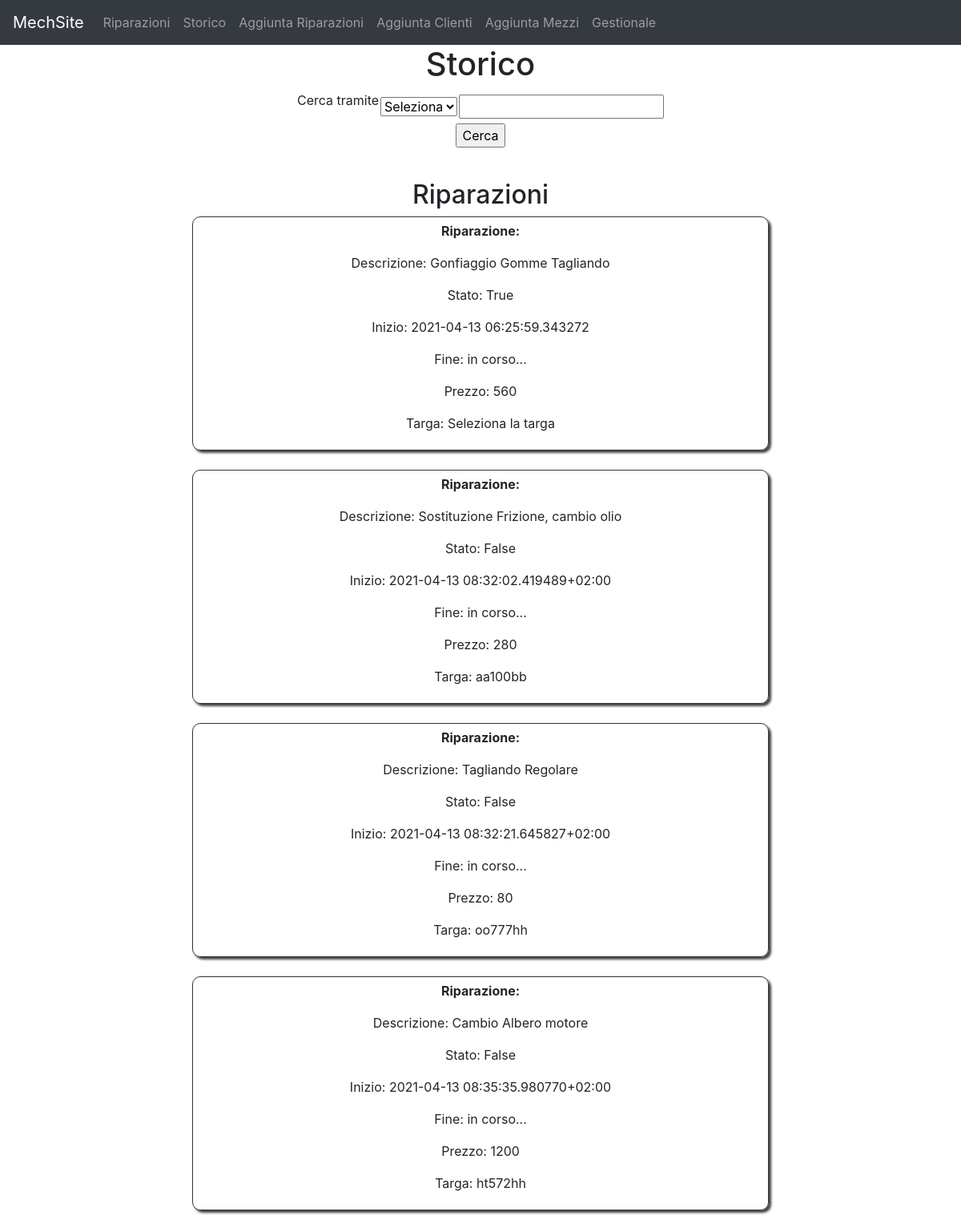
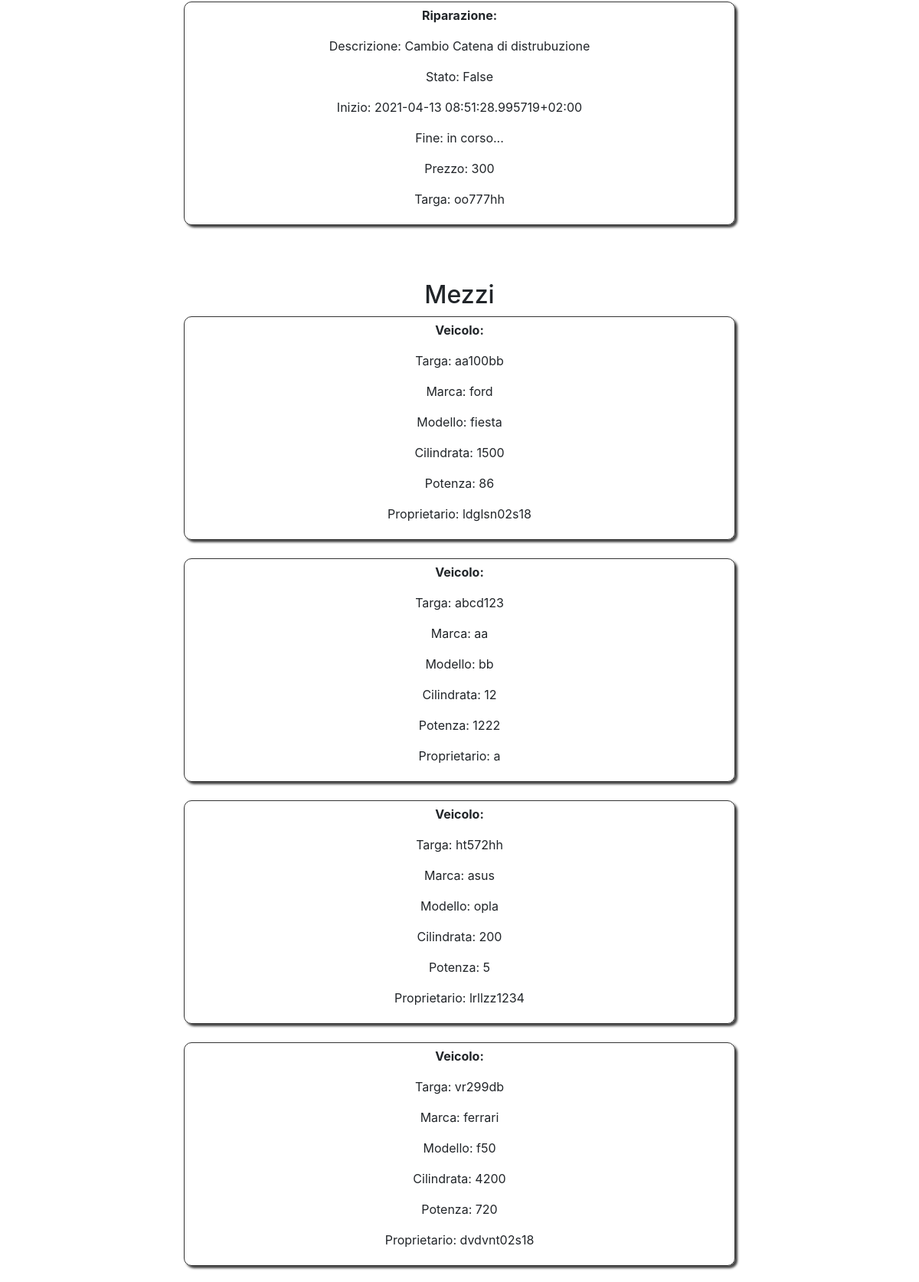
The page /storico (signed in, upper part) on the database its author committed (2 pictures, top to bottom).
### __init__.py (models this page shows, shortened)
class Riparazioni(db.Model):
    _id = db.Column("id", db.Integer, primary_key=True)
    stato = db.Column("stato", db.Boolean, default=False)
    inizio = db.Column("inizio", db.String(30))
    fine = db.Column("fine", db.String(30))
    prezzo = db.Column("prezzo", db.String(10))
    descrizione = db.Column("descrizione", db.String(50))
    targamezzo = db.Column("targamezzo", db.String(20), db.ForeignKey('mezzi.targa'), nullable=False)

class Mezzi(db.Model):
    targa = db.Column("targa", db.String(10), primary_key=True)
    marca = db.Column("marca", db.String(30))
    modello = db.Column("modello", db.String(30))
    cilindrata = db.Column("cilindrata", db.String(10))
    potenza = db.Column("potenza", db.String(10))
    cfcliente = db.Column("cfcliente", db.String(20), db.ForeignKey('clienti.cf'), nullable=False)
    riparazione = db.relationship("Riparazioni", backref="mezzi", lazy=True)

### __init__.py (the view)
@app.route("/storico", methods=["GET", "POST"])
def storico():
    if "pass" in session:
        if request.method=="POST":
            scelta = request.form["scelta"]
            if scelta=="CF":
                cfin = request.form["ricerca"]
                lista=Mezzi.query.filter_by(cfcliente=cfin).all()
                lista2 = Riparazioni.query.join(Mezzi, Riparazioni.targamezzo==Mezzi.targa).join(Clienti, Mezzi.cfcliente==Clienti.cf).filter_by(cf=cfin).all()
                return render_template("storico.html", controllo=1, listariparazioni=lista2, listamacchine=lista)
            elif scelta=="Targa":
                targain=request.form["ricerca"]
                lista=Clienti.query.join(Mezzi, Clienti.cf==Mezzi.cfcliente).filter_by(targa=targain).all()
                lista2 = Riparazioni.query.filter_by(targamezzo=targain).all()
                return render_template("storico.html", controllo=2, listariparazioni=lista2, listaproprietari=lista)
            else:
                return render_template("storico.html", frase="record non trovati")
        else:
            lista1 = Clienti.query.all()
            lista2 = Mezzi.query.all()
            lista3 = Riparazioni.query.all()
            return render_template("storico.html", controllo=0, listariparazioni=lista3, listamezzi=lista2, listaclienti=lista1)
    else:
        return redirect(url_for("home"))

### templates/storico.html (shortened to what this page needs)
{% extends "template.html" %}
{% block pagecontent %}
<center>
<h1>Storico</h1>
<form class="" action="" method="POST">
  <table>
    <tr>
    <td><p>Cerca tramite</p></td>
    <td><select name="scelta" class="form-select" id="inputGroupSelect01">
    <option selected>Seleziona</option>
    </select></td>
    <td><input type="text" name="ricerca" value=""></td>
    </tr>
    </table>
    <input type="submit" name="sub" value="Cerca">
</form>
<br>
{% if controllo==0%}
<h2>Riparazioni</h2>
{% for item in listariparazioni %}
<div class="shadowbox-center">
<p><b>Riparazione:</b></p>
<p>Descrizione: {{item.descrizione}}</p>
<p>Stato: {{item.stato}}</p>
<p>Inizio: {{item.inizio}}</p>
<p>Fine: {{item.fine}}</p>
<p>Prezzo: {{item.prezzo}}</p>
<p>Targa: {{item.targamezzo}}</p>
</div><br>
{% endfor %}
<br><br>
<h2>Mezzi</h2>
{% for item in listamezzi %}
<div class="shadowbox-center">
<p><b>Veicolo:</b></p>
<p>Targa: {{item.targa}}</p>
<p>Marca: {{item.marca}}</p>
<p>Modello: {{item.modello}}</p>
<p>Cilindrata: {{item.cilindrata}}</p>
<p>Potenza: {{item.potenza}}</p>
<p>Proprietario: {{item.cfcliente}}</p>
</div><br>
{% endfor %}
<br><br>
{% for item in listaclienti %}
<br>
{% endfor %}
<br><br>
{%endif%}
{%endblock %}

### static/style.css (style rules this page uses)
body { background-color: white; }
.shadowbox-center { width: 60%; text-align: center; align: center; border: 1px solid #333; box-shadow: 3px 3px 3px #444; padding: 5px 5px; border-radius: 10px; }

### rows shown on the page
Riparazioni: descrizione "Gonfiaggio Gomme Tagliando", stato "True", inizio "2021-04-13 06:25:59.343272", fine "in corso...", prezzo "560", targamezzo "Seleziona la targa"
Riparazioni: descrizione "Sostituzione Frizione, cambio olio", stato "False", inizio "2021-04-13 08:32:02.419489+02:00", fine "in corso...", prezzo "280", targamezzo "aa100bb"
Riparazioni: descrizione "Tagliando Regolare", stato "False", inizio "2021-04-13 08:32:21.645827+02:00", fine "in corso...", prezzo "80", targamezzo "oo777hh"
Riparazioni: descrizione "Cambio Albero motore", stato "False", inizio "2021-04-13 08:35:35.980770+02:00", fine "in corso...", prezzo "1200", targamezzo "ht572hh"
Riparazioni: descrizione "Cambio Catena di distrubuzione", stato "False", inizio "2021-04-13 08:51:28.995719+02:00", fine "in corso...", prezzo "300", targamezzo "oo777hh"
Mezzi: targa "aa100bb", marca "ford", modello "fiesta", cilindrata "1500", potenza "86", cfcliente "ldglsn02s18"
Mezzi: targa "abcd123", marca "aa", modello "bb", cilindrata "12", potenza "1222", cfcliente "a"
Mezzi: targa "ht572hh", marca "asus", modello "opla", cilindrata "200", potenza "5", cfcliente "lrllzz1234"
Mezzi: targa "vr299db", marca "ferrari", modello "f50", cilindrata "4200", potenza "720", cfcliente "dvdvnt02s18"
